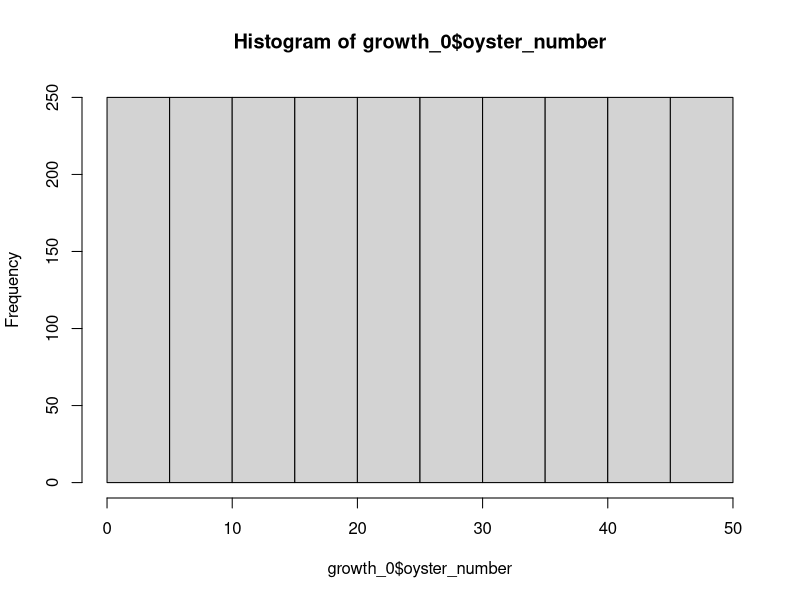

Recreate this plot in R. (Note: this script raises an error after producing the figure.)
library(tidyverse)



# read in data
growth_0 <- read.csv("../data/growth_data_zero.csv")

growth_may <- read.csv("../data/growth_data_may.csv")

growth_july <- read.csv("../data/growth_data_july.csv")

growth_sept <- read.csv("../data/growth_data_sept.csv")

growth_nov <- read.csv("../data/growth_data_nov.csv")

growth_1 <- read.csv("../data/growth_data_march.csv")

# concatenate the same data for fifty oysters into a longer data frame
for (i in 1:6){
  growth_0 <- growth_0 %>% 
    dplyr::bind_rows(growth_0)
}

# trim the data down to a length of 2500, since we to simulate data for each bag within subsite & site
growth_0 <- growth_0 %>% 
  slice(1:2500)

#
hist(growth_0$oyster_number)
#



# rename the variable outplant time to make it consistent for later merging
names(growth_0)
growth_0 <- growth_0 %>% 
  rename(outplant_time = "outplant.time")
names(growth_0)

# create a character vector for site
site <- c(rep("A", times = 500), rep("B", times = 500),
           rep("C", times = 500), rep("D", times = 500),
           rep("E", times = 500)) 

# create a character vector for beach & raft subsites
b_r <- rep(c(rep("b", times = 250), rep("r", times = 250)), times = 5)

# create a vector for each of the five bags within each subsite & site
bag <- rep(c(rep("1", times = 50),rep("2", times = 50),
          rep("3", times = 50), rep("4", times = 50),
          rep("5", times = 50)), times = 10)

# create the site, subsite, and bag columns by joining these three vectors
front_end <- cbind(site,b_r,bag)

# change to a dataframe
front_end <- as.data.frame(front_end)

# bind with the cloned response data
x <- cbind(front_end, growth_0)

# select the columns of interest (in this case, only shell length)
growth_0 <- x %>% 
  dplyr::select(1:4, 7)

# change variables to factors
growth_0$site <- as.factor(growth_0$site)
growth_0$bag <- as.factor(growth_0$bag)
growth_0$b_r <- as.factor(growth_0$b_r)

# join with the rest of the data

# first rename problematic columns
growth_july <- growth_july %>% 
  rename("site" = "Site")

growth_1 <- growth_1 %>% 
  rename("shell_length" = "length")

growth_sept <- growth_sept %>% 
  rename("shell_length" = "length")

# now join everything and select meaningful variables
growth_full <- growth_may %>% 
  full_join(growth_july) %>% 
  full_join(growth_sept) %>% 
  full_join(growth_nov) %>% 
  full_join(growth_1) %>% 
  select(1:3, 5, 10)

# change things to factors to allow further joining with zero data
growth_full$site <- as.factor(growth_full$site)
growth_full$bag <- as.factor(growth_full$bag)
growth_full$b_r <- as.factor(growth_full$b_r)
growth_full$outplant_time <- as.numeric(growth_full$outplant_time)

# join with zero data
growth <- growth_full %>% 
  full_join(growth_0)

# this is just to visualize data ...

# omit the NAs that made their way into the dataframe
growth <- na.omit(growth)

# summarize response data as mean and standard error
growth_summary <- growth %>% 
  group_by(site, b_r, outplant_time) %>% 
  summarize(av_length = mean(shell_length), se_length =
              sd(shell_length)/sqrt(length(shell_length)))

# create a plot to visualize growth data over time
growth_plot <- ggplot(aes(x = outplant_time, y = av_length, colour = site, shape = b_r),
                      data = growth_summary) +
  geom_point(size = 3) +
  ylab("Mean length (mm)") +
  xlab("Time since outplant (weeks)") +
  theme_classic() +
  geom_errorbar(aes(ymax = av_length + se_length, ymin = av_length - se_length))
growth_plot

# this is just me playing with the salinity temperature data to see how often
# salinity and temperature conditions were stressful for oysters

enviro <- read.csv("../data/salinity_temperature.csv")

low_sal <- enviro %>%
  filter(b_r == "r" & sal <= 20)
high_temp <- enviro %>% 
  filter(b_r == "b", temp > 29.22) #29.22 C is the ABT
